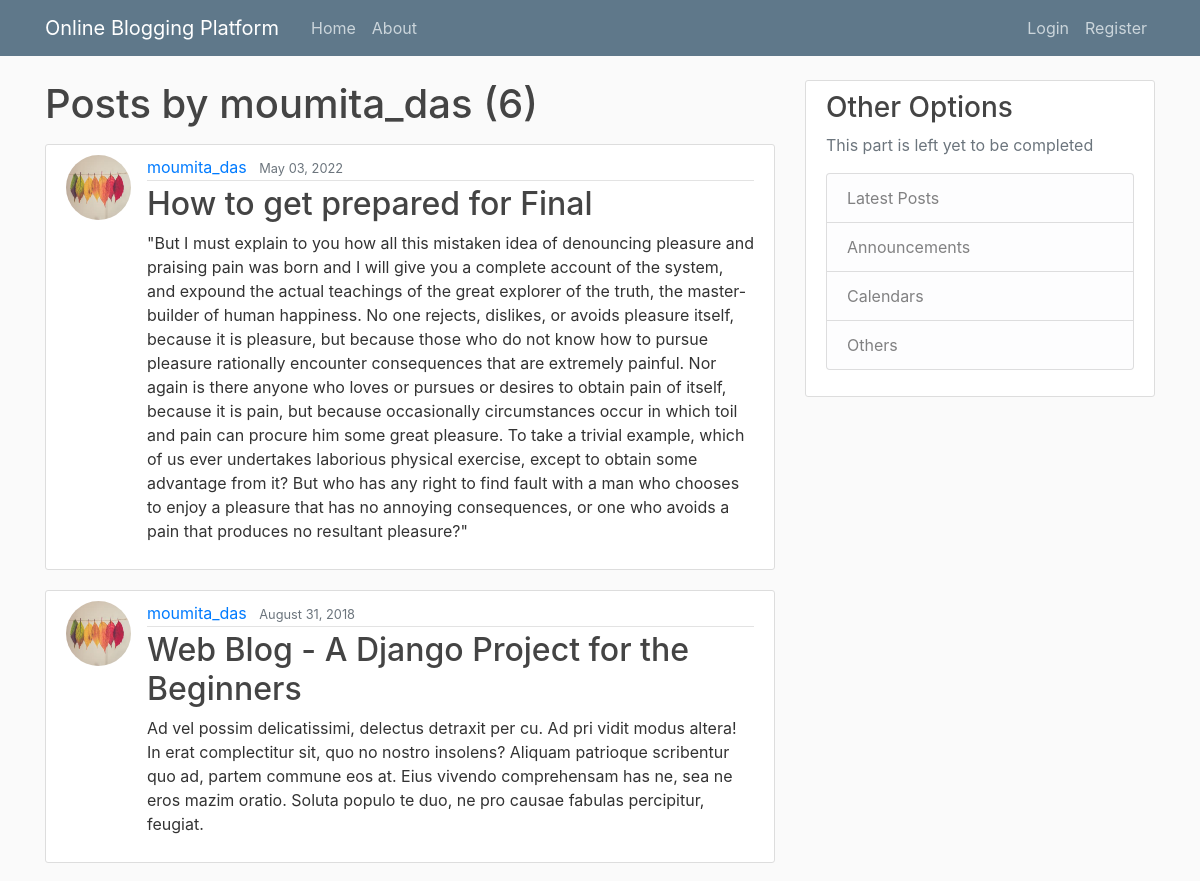
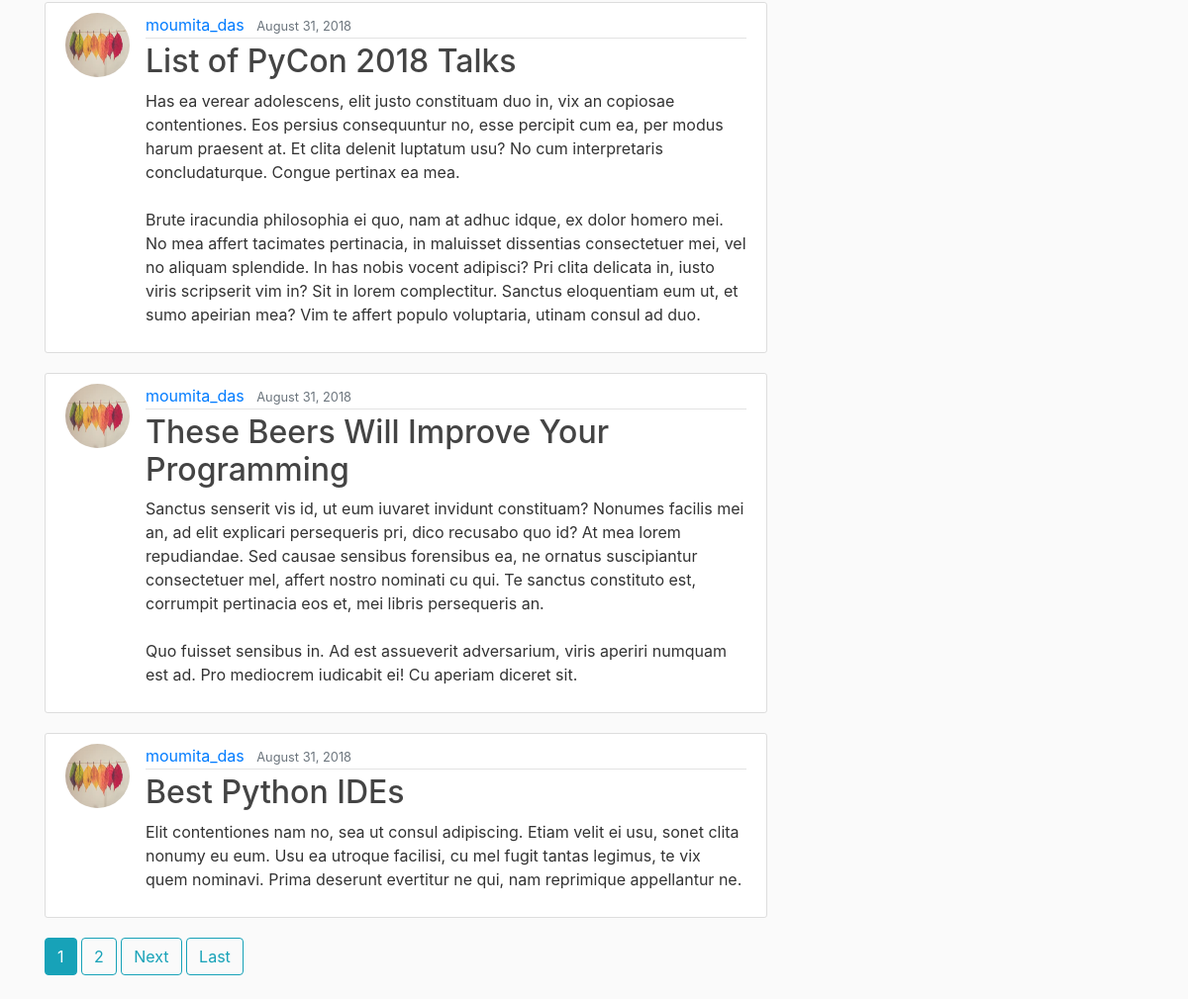
The app's page /user/moumita_das with its own data (2 pictures, top to bottom).
### blog/models.py (models this page shows, shortened)
class Post(models.Model):
    title = models.CharField(max_length=100)
    content = models.TextField()
    date_posted = models.DateTimeField(default=timezone.now)
    author = models.ForeignKey(User, on_delete=models.CASCADE)

### users/models.py (models this page shows, shortened)
class Profile(models.Model):
    user = models.OneToOneField(User, on_delete=models.CASCADE)
    image = models.ImageField(default='default.jpg', upload_to='profile_pics')

### blog/views.py (the view)
# urls.py: path('user/<str:username>', UserPostListView.as_view(), name='user-posts'),
class UserPostListView(ListView):
    model = Post
    template_name = 'blog/user_posts.html'  # <app>/<model>_<viewtype>.html
    context_object_name = 'posts'
    paginate_by = 5
    def get_queryset(self):
        user = get_object_or_404(User, username=self.kwargs.get('username'))
        return Post.objects.filter(author=user).order_by('-date_posted')

### blog/templates/blog/user_posts.html (shortened to what this page needs)
{% extends "blog/base.html" %}
{% block content %}
    <h1 class="mb-3">Posts by {{ view.kwargs.username }} ({{ page_obj.paginator.count }})</h1>
    {% for post in posts %}
        <article class="media content-section">
          <img class="rounded-circle article-img" src="{{ post.author.profile.image.url }}">
          <div class="media-body">
            <div class="article-metadata">
              <a class="mr-2" href="{% url 'user-posts' post.author.username %}">{{ post.author }}</a>
              <small class="text-muted">{{ post.date_posted|date:"F d, Y" }}</small>
            </div>
            <h2><a class="article-title" href="{% url 'post-detail' post.id %}">{{ post.title }}</a></h2>
            <p class="article-content">{{ post.content }}</p>
          </div>
        </article>
    {% endfor %}
    {% if is_paginated %}
      {% for num in page_obj.paginator.page_range %}
        {% if page_obj.number == num %}
          <a class="btn btn-info mb-4" href="?page={{ num }}">{{ num }}</a>
        {% elif num > page_obj.number|add:'-3' and num < page_obj.number|add:'3' %}
          <a class="btn btn-outline-info mb-4" href="?page={{ num }}">{{ num }}</a>
        {% endif %}
      {% endfor %}
      {% if page_obj.has_next %}
        <a class="btn btn-outline-info mb-4" href="?page={{ page_obj.next_page_number }}">Next</a>
        <a class="btn btn-outline-info mb-4" href="?page={{ page_obj.paginator.num_pages }}">Last</a>
      {% endif %}
    {% endif %}
{% endblock content %}

### blog/static/blog/main.css (style rules this page uses)
body { background: #fafafa; color: #333333; margin-top: 5rem; }
h1, h2, h3, h4, h5, h6 { color: #444444; }
.content-section { background: #ffffff; padding: 10px 20px; border: 1px solid #dddddd; border-radius: 3px; margin-bottom: 20px; }
.article-title { color: #444444; }
.article-content { white-space: pre-line; }
.article-img { height: 65px; width: 65px; margin-right: 16px; }
.article-metadata { padding-bottom: 1px; margin-bottom: 4px; border-bottom: 1px solid #e3e3e3 }

### records on screen
Post: author.profile.image (picture), author "moumita_das", date_posted "May 03, 2022", title "How to get prepared for Final", content "\"But I must explain to you how all this mistaken idea of denouncing pleasure and praising pain was born and I will give you a complete account of the system, and expound the actual teachings of the great explorer of the truth, the master-builder of human happiness. No one rejects, dislikes, or avoids pleasure itself, because it is pleasure, but because those who do not know how to pursue pleasure rationally encounter consequences that are extremely painful. Nor again is there anyone who loves or pursues or desires to obtain pain of itself, because it is pain, but because occasionally circumstances occur in which toil and pain can procure him some great pleasure. To take a trivial example,…"
Post: author.profile.image (picture), author "moumita_das", date_posted "August 31, 2018", title "Web Blog - A Django Project for the Beginners", content "Ad vel possim delicatissimi, delectus detraxit per cu. Ad pri vidit modus altera! In erat complectitur sit, quo no nostro insolens? Aliquam patrioque scribentur quo ad, partem commune eos at. Eius vivendo comprehensam has ne, sea ne eros mazim oratio. Soluta populo te duo, ne pro causae fabulas percipitur, feugiat."
Post: author.profile.image (picture), author "moumita_das", date_posted "August 31, 2018", title "List of PyCon 2018 Talks", content "Has ea verear adolescens, elit justo constituam duo in, vix an copiosae contentiones. Eos persius consequuntur no, esse percipit cum ea, per modus harum praesent at. Et clita delenit luptatum usu? No cum interpretaris concludaturque. Congue pertinax ea mea. Brute iracundia philosophia ei quo, nam at adhuc idque, ex dolor homero mei. No mea affert tacimates pertinacia, in maluisset dissentias consectetuer mei, vel no aliquam splendide. In has nobis vocent adipisci? Pri clita delicata in, iusto viris scripserit vim in? Sit in lorem complectitur. Sanctus eloquentiam eum ut, et sumo apeirian mea? Vim te affert populo voluptaria, utinam consul ad duo."
Post: author.profile.image (picture), author "moumita_das", date_posted "August 31, 2018", title "These Beers Will Improve Your Programming", content "Sanctus senserit vis id, ut eum iuvaret invidunt constituam? Nonumes facilis mei an, ad elit explicari persequeris pri, dico recusabo quo id? At mea lorem repudiandae. Sed causae sensibus forensibus ea, ne ornatus suscipiantur consectetuer mel, affert nostro nominati cu qui. Te sanctus constituto est, corrumpit pertinacia eos et, mei libris persequeris an. Quo fuisset sensibus in. Ad est assueverit adversarium, viris aperiri numquam est ad. Pro mediocrem iudicabit ei! Cu aperiam diceret sit."
Post: author.profile.image (picture), author "moumita_das", date_posted "August 31, 2018", title "Best Python IDEs", content "Elit contentiones nam no, sea ut consul adipiscing. Etiam velit ei usu, sonet clita nonumy eu eum. Usu ea utroque facilisi, cu mel fugit tantas legimus, te vix quem nominavi. Prima deserunt evertitur ne qui, nam reprimique appellantur ne."

### other values on screen
{{ view.kwargs.username }} "moumita_das"
{{ page_obj.paginator.count }} "6"
{{ num }} "1"
{{ num }} "2"
